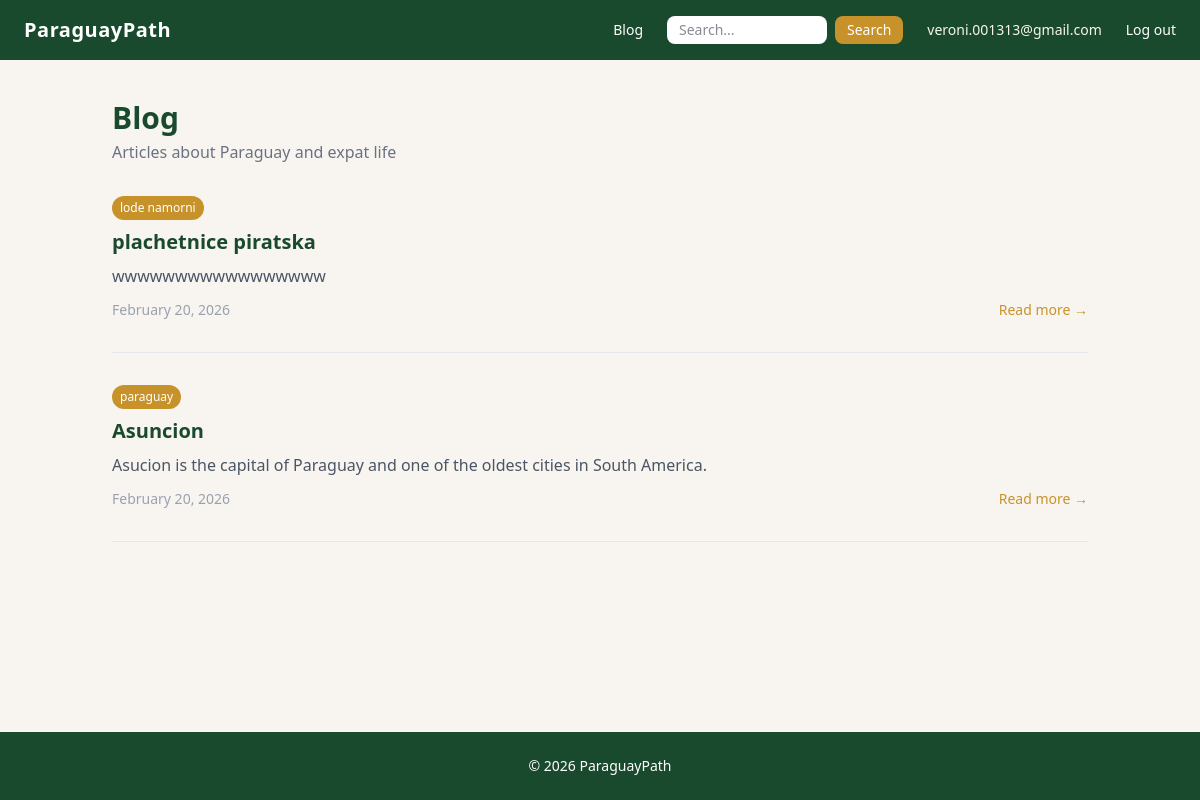
Page /blog/ (signed in) on the committed database.
### blog/models.py (models this page shows, shortened)
class Category(models.Model):
    name = models.CharField(max_length=100)
    slug = models.SlugField(unique=True)
    class Meta:
        verbose_name_plural = "Categories" # fix plural name in admin

class Article(models.Model):
    title = models.CharField(max_length=200)
    slug = models.SlugField(unique=True)    # unique slug (human-readable) for URL
    perex = models.TextField() # short summary of the article, shown on the homepage and category pages
    content = models.TextField()
    image = models.ImageField(upload_to='articles/', blank=True, null=True)
    published = models.DateTimeField(blank=True, null=True) # when the article was published, can be null if not published yet
    created = models.DateTimeField(auto_now_add=True)
    is_published = models.BooleanField(default=False) # if true, article is visible on the site, otherwise it's a draft
    categories = models.ManyToManyField(Category, related_name='articles') # an article can belong to multiple categories, and a category can have multiple articles
    fb_discussion_url = models.URLField(blank=True, null=True) # optional URL to Facebook discussion for the article
    class Meta:
        ordering = ['-published'] #newest article first

### blog/views.py (the view)
# urls.py: path('', views.article_list, name='article_list'),
def article_list(request):
    articles = Article.objects.filter(is_published=True)
    return render(request, 'blog/article_list.html', {'articles': articles})

### blog/templates/blog/article_list.html (shortened to what this page needs)
{% extends 'blog/base.html' %}
{% block content %}
<div class="mb-8">
    <h1 class="text-3xl font-bold text-forest">Blog</h1>
    <p class="text-gray-500 mt-1">Articles about Paraguay and expat life</p>
</div>
{% for article in articles %}
<article class="mb-8 border-b border-gray-200 pb-8">
    <div class="flex gap-2 mb-2">
        {% for category in article.categories.all %}
        <a href="{% url 'blog:category_detail' category.slug %}"
           class="text-xs bg-gold text-white px-2 py-1 rounded-full hover:opacity-80 transition-opacity">
            {{ category.name }}
        </a>
        {% endfor %}
    </div>
    <h2 class="text-xl font-bold text-forest mb-2">
        <a href="{% url 'blog:article_detail' article.slug %}"
           class="hover:text-gold transition-colors">
            {{ article.title }}
        </a>
    </h2>
    <p class="text-gray-600 mb-3">{{ article.perex }}</p>
    <div class="flex items-center justify-between text-sm text-gray-400">
        <span>{{ article.published|date:"F j, Y" }}</span>
        <a href="{% url 'blog:article_detail' article.slug %}"
           class="text-gold font-medium hover:underline">
            Read more →
        </a>
    </div>
</article>
{% empty %}
<p class="text-gray-500">No articles published yet.</p>
{% endfor %}
{% endblock %}

### blog/templates/blog/base.html (shortened to what this page needs)
{% load static %}
<!DOCTYPE html>
<html lang="en">
<head>
    <link href="{% static 'css/output.css' %}" rel="stylesheet">
</head>
<body class="bg-cream text-gray-900 min-h-screen flex flex-col">
    <nav class="bg-forest text-white px-6 py-4 flex items-center justify-between">
        <a href="{% url 'blog:article_list' %}" class="text-xl font-bold tracking-wide">
            ParaguayPath
        </a>
        <div class="flex items-center gap-6 text-sm">
            <a href="{% url 'blog:article_list' %}" class="hover:text-gold transition-colors">Blog</a>
            <form method="GET" action="{% url 'blog:search' %}" class="flex gap-2">
                <input type="text" name="q" placeholder="Search..."
                       class="bg-white text-gray-900 rounded-lg px-3 py-1 text-sm focus:outline-none w-40">
                <button type="submit"
                        class="bg-gold text-white px-3 py-1 rounded-lg hover:opacity-80 transition-opacity">
                    Search
                </button>
            </form>
            {% if user.is_authenticated %}
            <span class="text-cream text-sm">{{ user.email }}</span>
            <a href="{% url 'account_logout' %}"
            class="hover:text-gold transition-colors">Log out</a>
            {% endif %}
        </div>
    </nav>
    <main class="flex-1 max-w-5xl mx-auto w-full px-6 py-10">
        {% block content %}
        {% endblock %}
    </main>
    <footer class="bg-forest text-white text-center py-6 text-sm">
        <p>&copy; 2026 ParaguayPath</p>
    </footer>
</body>
</html>

### rows in the picture
Article: title "plachetnice piratska", perex "wwwwwwwwwwwwwwwww", published "February 20, 2026"
Category: name "lode namorni"
Article: title "Asuncion", perex "Asucion is the capital of Paraguay and one of the oldest cities in South America.", published "February 20, 2026"
Category: name "paraguay"

### other values in the picture
{{ user.email }} "veroni.001313@gmail.com"
